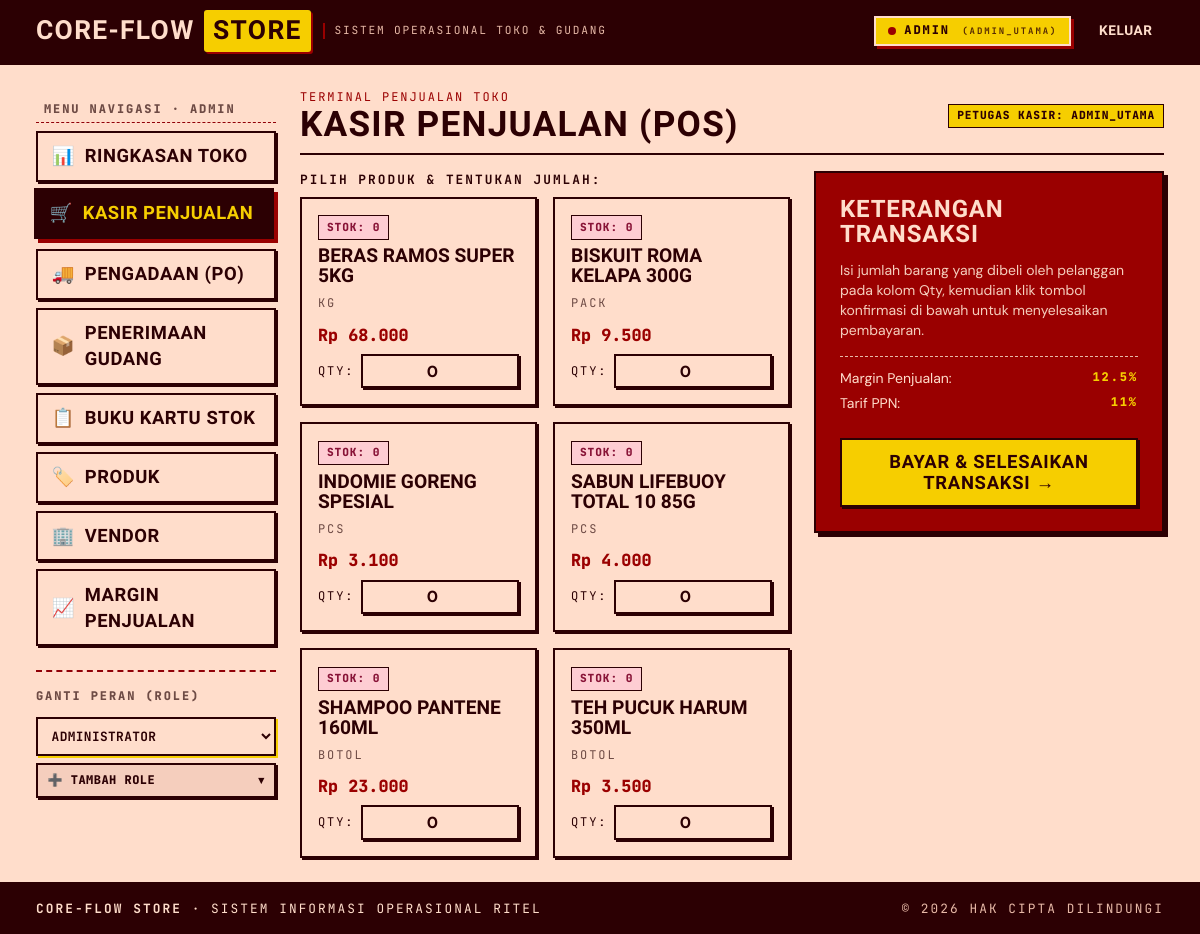
Page /pos.php on the committed database.
### tables this page shows
CREATE TABLE IF NOT EXISTS barang (
    idbarang INT AUTO_INCREMENT PRIMARY KEY,
    jenis CHAR(1) NOT NULL,
    nama VARCHAR(45) NOT NULL,
    idsatuan INT NOT NULL,
    status TINYINT DEFAULT 1,
    harga INT NOT NULL,
    CONSTRAINT fk_barang_satuan FOREIGN KEY (idsatuan) REFERENCES satuan (idsatuan)
);

CREATE TABLE IF NOT EXISTS satuan (
    idsatuan INT AUTO_INCREMENT PRIMARY KEY,
    nama_satuan VARCHAR(45) NOT NULL,
    status TINYINT DEFAULT 1
);

CREATE TABLE IF NOT EXISTS margin_penjualan (
    idmargin_penjualan INT AUTO_INCREMENT PRIMARY KEY,
    created_at TIMESTAMP DEFAULT CURRENT_TIMESTAMP,
    persen DOUBLE NOT NULL,
    status TINYINT DEFAULT 1,
    iduser INT NOT NULL,
    updated_at TIMESTAMP DEFAULT CURRENT_TIMESTAMP ON UPDATE CURRENT_TIMESTAMP,
    CONSTRAINT fk_margin_user FOREIGN KEY (iduser) REFERENCES user (iduser)
);

### config/database.php (called while the page is built, shortened)
<?php
function formatRupiah($val) {
    return 'Rp ' . number_format($val ?? 0, 0, ',', '.');
}
function getActiveMargin($pdo) {
    $stmt = $pdo->query("SELECT persen FROM margin_penjualan WHERE status = 1 ORDER BY updated_at DESC LIMIT 1");
    $res = $stmt->fetchColumn();
    return ($res !== false) ? (float)$res : 12.5;
}

### pos.php (the view, shortened to what this page needs)
<?php
require_once __DIR__ . '/config/database.php';
include __DIR__ . '/includes/header.php';
include __DIR__ . '/includes/sidebar.php';
$barangList = $pdo->query("
    SELECT b.*, s.nama_satuan,
           COALESCE((SELECT stock FROM kartu_stok WHERE idbarang = b.idbarang ORDER BY idkartu_stok DESC LIMIT 1), 0) AS cur_stock
    FROM barang b
    LEFT JOIN satuan s ON b.idsatuan = s.idsatuan
    ORDER BY b.nama ASC
")->fetchAll();
$activeMargin = getActiveMargin($pdo);
?>
<div class="c-card-header" style="margin-bottom: var(--space-md);">
  <div>
    <div class="mono" style="color: var(--color-accent-2); font-size: 0.75rem;">TERMINAL PENJUALAN TOKO</div>
    <h1 class="dsp" style="font-size: 2.2rem; margin: 0;">KASIR PENJUALAN (POS)</h1>
  </div>
  <span class="mono badge badge-active">Petugas Kasir: <?= htmlspecialchars($currentUser['username']) ?></span>
</div>
<form method="POST" action="pos.php">
  <div class="pos-container">
    <div>
      <div class="mono" style="margin-bottom:var(--space-xs); font-weight:700; font-size:0.8rem;">
        PILIH PRODUK &amp; TENTUKAN JUMLAH:
      </div>
      <div class="product-grid">
        <?php foreach ($barangList as $b): ?>
          <div class="product-card">
            <div>
              <span class="mono badge <?= $b['cur_stock'] > 20 ? 'badge-inflow' : 'badge-outflow' ?>">
                Stok: <?= $b['cur_stock'] ?>
              </span>
              <h3 class="product-card__name" style="margin-top:0.4rem; font-size:1.2rem;"><?= htmlspecialchars($b['nama']) ?></h3>
              <span class="mono" style="color:var(--color-muted); font-size:0.75rem;"><?= htmlspecialchars($b['nama_satuan'] ?? '-') ?></span>
            </div>
            <div style="margin-top:0.6rem;">
              <div class="product-card__price"><?= formatRupiah($b['harga']) ?></div>
              <div style="display:flex; align-items:center; gap:0.4rem; margin-top:0.4rem;">
                <label class="mono" style="font-size:0.75rem;">Qty:</label>
                <input type="number" name="items[<?= $b['idbarang'] ?>]" value="0" min="0" max="<?= max(0, $b['cur_stock']) ?>" class="form-control" style="padding:0.3rem; text-align:center; font-weight:800;" <?= $b['cur_stock'] <= 0 ? 'disabled' : '' ?>>
              </div>
            </div>
          </div>
        <?php endforeach; ?>
      </div>
    </div>
    <div>
      <div class="c-card c-card--oxblood" style="padding: var(--space-lg);">
        <h3 class="dsp" style="font-size:1.5rem; margin:0 0 var(--space-sm); color:var(--color-paper);">
          KETERANGAN TRANSAKSI
        </h3>
        <p style="font-size:var(--text-sm); margin-bottom:var(--space-md); color:var(--color-paper-2);">
          Isi jumlah barang yang dibeli oleh pelanggan pada kolom Qty, kemudian klik tombol konfirmasi di bawah untuk menyelesaikan pembayaran.
        </p>
        <div style="border-top:1px dashed var(--color-paper-3); padding-top:var(--space-sm); font-size:var(--text-sm);">
          <div style="display:flex; justify-content:space-between; margin-bottom:0.3rem;">
            <span>Margin Penjualan:</span>
            <span class="mono" style="color:var(--color-accent); font-weight:800;"><?= $activeMargin ?>%</span>
          </div>
          <div style="display:flex; justify-content:space-between;">
            <span>Tarif PPN:</span>
            <span class="mono" style="color:var(--color-accent); font-weight:800;">11%</span>
          </div>
        </div>
        <button type="submit" class="btn btn-primary" style="width:100%; margin-top:var(--space-lg); font-size:1.15rem; padding:0.7rem;">
          Bayar &amp; Selesaikan Transaksi &rarr;
        </button>
      </div>
    </div>
  </div>
</form>
<?php include __DIR__ . '/includes/footer.php'; ?>

### tokens.css (style rules this page uses)
:root { color-scheme: light; --font-display: "Big Shoulders Display", "Anton", "Arial Black", ui-sans-serif, sans-serif; --font-body: "DM Sans", system-ui, -apple-system, sans-serif; --font-label: "JetBrains Mono", ui-monospace, monospace; --text-xs: 0.75rem; --text-sm: 0.875rem; --text-base: 1rem; --text-md: 1.125rem; --text-lg: 1.375rem; --text-xl: 1.875rem; --text-2xl: 2.5rem; --text-3xl: 3.5rem; --text-marquee: clamp(3.5rem, 9vw + 1rem, 8.5rem); --text-display: clamp(2.5rem, 6vw + 0.5rem, 5rem); --text-display-s: clamp(1.75rem, 3.5vw + 0.5rem, 3rem); --display-weight: 800; --display-width: 110; --display-style: normal; --lh-tight: 0.88; --lh-snug: 1.05; --lh-normal: 1.42; --lh-relaxed: 1.58; --tracking-display: 0.035em; --tracking-tight: -0.01em; --tracking-normal: 0; --tracking-label: 0.16em; --color-paper: oklch(92% 0.045 50); --color-paper-2: oklch(88% 0.050 45); --color-paper-3: oklch(82% 0.060 40); --color-rule: oklch(40% 0.18 25); --color-rule-2: oklch(18% 0.08 20); --color-muted: oklch(45% 0.05 30); --color-neutral: oklch(35% 0.06 25); --color-ink-2: oklch(28% 0.060 25); --color-ink: oklch(18% 0.080 20); --color-accent: oklch(86% 0.18 95); --color-accent-2: oklch(40% 0.21 25); --color-accent-ink: oklch(18% 0.080 20); --color-success: oklch(65% 0.18 145); --color-warning: oklch(75% 0.18 75); --color-danger: oklch(45% 0.22 28); --color-focus: oklch(40% 0.21 25); --space-3xs: 0.125rem; --space-2xs: 0.25rem; --space-xs: 0.5rem; --space-sm: 0.75rem; --space-md: 1rem; --space-lg: 1.5rem; --space-xl: 2.25rem; --space-2xl: 3.5rem; --space-3xl: 5rem; --page-max: 86rem; --page-gutter: clamp(1rem, 3vw, 2.25rem); --rule-hair: 1px; --rule-fine: 2px; --border-thick: 2px solid var(--color-ink); --border-heavy: 3px solid var(--color-ink); --radius-sm: 3px; --radius-card: 6px; --radius-pill: 999px; --shadow-sm: 2px 2px 0 var(--color-ink); --shadow-card: 4px 4px 0 var(--color-ink); --shadow-card-hover: 7px 7px 0 var(--color-accent-2); --shadow-heavy: 6px 6px 0 var(--color-ink); --ease-out: cubic-bezier(0.16, 1, 0.3, 1); --dur-micro: 120ms; --dur-short: 220ms; --dur-marquee: 34s; --z-base: 1; --z-sidebar: 100; --z-sticky-nav: 300; --z-modal: 1000; }

### rows in the picture
barang: cur_stock "0", nama "BERAS RAMOS SUPER 5KG", idsatuan.nama_satuan "KG", harga "Rp 68.000", max "0"
barang: cur_stock "0", nama "BISKUIT ROMA KELAPA 300G", idsatuan.nama_satuan "PACK", harga "Rp 9.500", max "0"
barang: cur_stock "0", nama "INDOMIE GORENG SPESIAL", idsatuan.nama_satuan "PCS", harga "Rp 3.100", max "0"
barang: cur_stock "0", nama "SABUN LIFEBUOY TOTAL 10 85G", idsatuan.nama_satuan "PCS", harga "Rp 4.000", max "0"
barang: cur_stock "0", nama "SHAMPOO PANTENE 160ML", idsatuan.nama_satuan "BOTOL", harga "Rp 23.000", max "0"
barang: cur_stock "0", nama "TEH PUCUK HARUM 350ML", idsatuan.nama_satuan "BOTOL", harga "Rp 3.500", max "0"
margin_penjualan: persen "12.5"

### other values in the picture
$currentRole "ADMIN"
$currentUser['username'] "ADMIN_UTAMA"
$m['icon'] "📊"
$m['label'] "RINGKASAN TOKO"
$m['icon'] "🛒"
$m['label'] "KASIR PENJUALAN"
$m['icon'] "🚚"
$m['label'] "PENGADAAN (PO)"
$m['icon'] "📦"
$m['label'] "PENERIMAAN GUDANG"
$m['icon'] "📋"
$m['label'] "BUKU KARTU STOK"
$m['icon'] "🏷️"
$m['label'] "PRODUK"
$m['icon'] "🏢"
